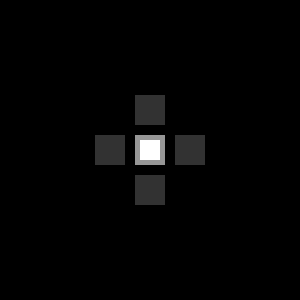
Frame 1 (no input)
Frame 60 (the mouse pressed at the canvas centre just before this capture): identical to frame 1, image omitted
Frame 120 (the mouse held since frame 60 and released just before this capture): identical to frame 1, image omitted

The Processing sketch that drew this single still picture (run headless with seeded random() and noise(); from frame 60 on, the mouse is pressed at the canvas centre):

// Processing sketch: processing_115748
// ── processing_115748.pde

/*
Dillon Marlatt 10/15/13
This is an example of flip-screen overhead
game movement mechanics.
*/

int playerXPos;
int playerYPos;
String screen;

void setup()
{
  size(300, 300);
  noStroke();
  playerXPos = 140;
  playerYPos = 140;
  screen = "Origin";
}

void draw()
{
  background(0);
  
  //map grid
  fill(50);
  rect(135, 95, 30, 30); //North
  rect(95, 135, 30, 30); //West
  rect(135, 135, 30, 30); //Origin
  rect(175, 135, 30, 30); //East
  rect(135, 175, 30, 30); //South
  fill(150);
  if(screen == "Origin")
    rect(135, 135, 30, 30);
  else if(screen == "West")
    rect(95, 135, 30, 30);
  else if(screen == "North")
    rect(135, 95, 30, 30);
  else if(screen == "East")
    rect(175, 135, 30, 30);
  else if(screen == "South")
    rect(135, 175, 30, 30);
  
  //player
  fill(255);
  rect(playerXPos, playerYPos, 20, 20);
  
  checkBoundry();
}

void keyPressed()
{
  if(key == 'W' || key == 'w')
    playerYPos-=5;
  if(key == 'A' || key == 'a')
    playerXPos-=5;
  if(key == 'S' || key == 's')
    playerYPos+=5;
  if(key == 'D' || key == 'd')
    playerXPos+=5;
}

void checkBoundry()
{
  if(screen == "Origin")
  {
    if(playerXPos < 10)
    {
      screen = "West";
      playerXPos = 290;
    }
    else if(playerXPos > 290)
    {
      screen = "East";
      playerXPos = 10;
    }
    else if(playerYPos < 10)
    {
      screen = "North";
      playerYPos = 290;
    }
    else if(playerYPos > 290)
    {
      screen = "South";
      playerYPos = 10;
    }
  }
  else if(screen == "West")
  {
    if(playerXPos > 290)
    {
      screen = "Origin";
      playerXPos = 10;
    }
  }
  else if(screen == "North")
  {
    if(playerYPos > 290)
    {
      screen = "Origin";
      playerYPos = 10;
    }
  }
  else if(screen == "East")
  {
    if(playerXPos < 10)
    {
      screen = "Origin";
      playerXPos = 290;
    }
  }
  else if(screen == "South")
  {
    if(playerYPos < 10)
    {
      screen = "Origin";
      playerYPos = 290;
    }
  }
}
